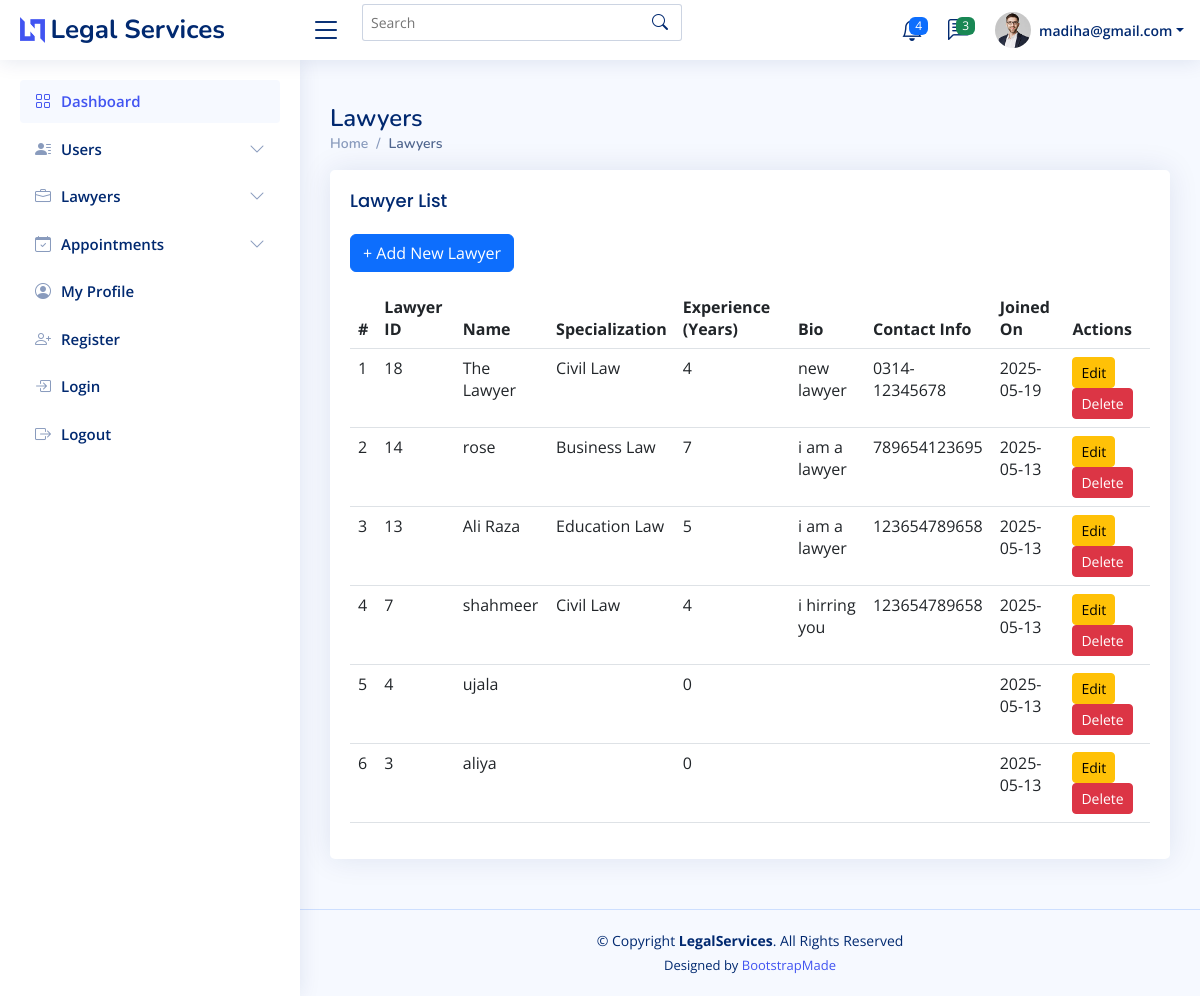
Page /admin/lawyers.php (signed in) on the earlier database version.
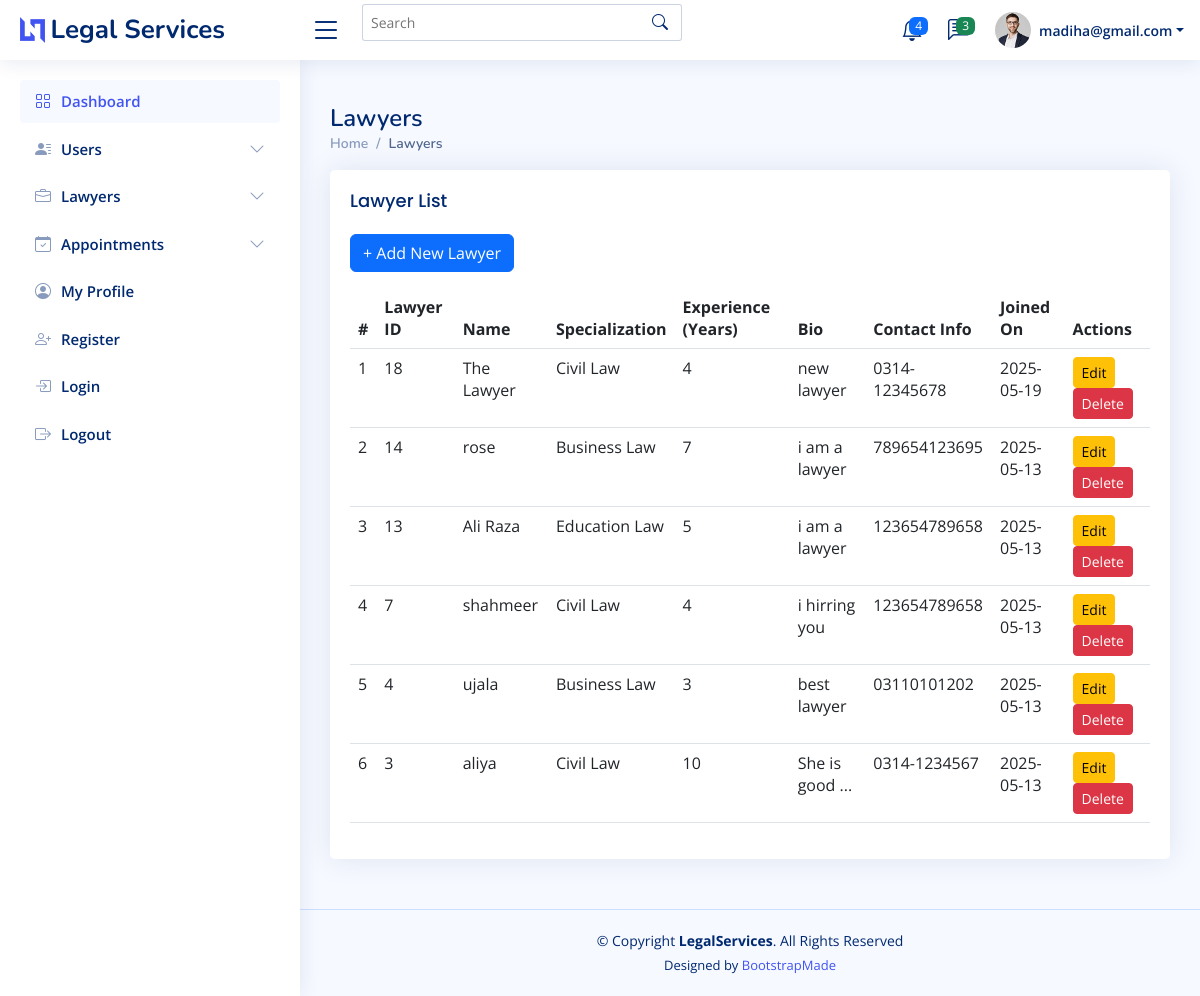
Same page on the later database version.
### tables this page shows
CREATE TABLE `lawyers_profile` (
  `lawyer_id` int(11) NOT NULL,
  `specialization_id` int(11) NOT NULL,
  `experience_years` int(11) DEFAULT NULL,
  `bio` text DEFAULT NULL,
  `contact_info` varchar(255) DEFAULT NULL,
  `linkedin` varchar(255) DEFAULT NULL,
  `facebook` varchar(255) DEFAULT NULL,
  `twitter` varchar(255) DEFAULT NULL,
  `instagram` varchar(255) DEFAULT NULL
);

CREATE TABLE `users` (
  `user_id` int(11) NOT NULL,
  `name` varchar(100) NOT NULL,
  `email` varchar(150) NOT NULL,
  `password` varchar(255) NOT NULL,
  `profile_photo` varchar(255) DEFAULT NULL,
  `user_type` enum('Customer','Lawyer','Admin') NOT NULL,
  `city_id` int(11) DEFAULT NULL,
  `created_at` timestamp NOT NULL DEFAULT current_timestamp(),
  `contact_info` varchar(255) DEFAULT NULL
);

CREATE TABLE `specializations` (
  `specialization_id` int(11) NOT NULL,
  `specialization_name` varchar(100) NOT NULL,
  `service_icon` text DEFAULT NULL,
  `description` text DEFAULT NULL
);

### admin/lawyers.php (the view)
<?php
include('inc.header.php');
$lawyers = [];
$query = "
  SELECT
    u.user_id,
    u.name,
    u.created_at,
    s.specialization_name,
    lp.experience_years,
    lp.bio,
    lp.contact_info
  FROM users u
  Left JOIN lawyers_profile lp ON u.user_id = lp.lawyer_id
  Left JOIN specializations s ON lp.specialization_id = s.specialization_id
  WHERE u.user_type = 'Lawyer'
  ORDER BY u.created_at DESC
";
$result = mysqli_query($conn, $query);
if ($result && mysqli_num_rows($result) > 0) {
  while ($row = mysqli_fetch_assoc($result)) {
    $lawyers[] = $row;
  }
}
?>
<main id="main" class="main">
  <div class="pagetitle">
    <h1>Lawyers</h1>
    <nav>
      <ol class="breadcrumb">
        <li class="breadcrumb-item"><a href="index.php">Home</a></li>
        <li class="breadcrumb-item active">Lawyers</li>
      </ol>
    </nav>
  </div>
  <section class="section">
    <div class="row">
      <div class="col-lg-12">
        <div class="card">
          <div class="card-body">
            <h5 class="card-title">Lawyer List</h5>
            <a href="lawyer.create.php" class="btn btn-primary mb-3">+ Add New Lawyer</a>
            <div class="table-responsive">
              <table class="table datatable">
                <thead>
                  <tr>
                    <th>#</th>
                    <th>Lawyer ID</th>
                    <th>Name</th>
                    <th>Specialization</th>
                    <th>Experience (Years)</th>
                    <th>Bio</th>
                    <th>Contact Info</th>
                    <th>Joined On</th>
                    <th>Actions</th>
                  </tr>
                </thead>
                <tbody>
                  <?php if (!empty($lawyers)): ?>
                    <?php foreach ($lawyers as $index => $lawyer): ?>
                      <tr>
                        <td><?= $index + 1 ?></td>
                        <td><?= (int)$lawyer['user_id'] ?></td>
                        <td><?= htmlspecialchars($lawyer['name']) ?></td>
                        <td><?= htmlspecialchars($lawyer['specialization_name']) ?></td>
                        <td><?= (int)$lawyer['experience_years'] ?></td>
                        <td><?= htmlspecialchars($lawyer['bio']) ?></td>
                        <td><?= htmlspecialchars($lawyer['contact_info']) ?></td>
                        <td><?= date('Y-m-d', strtotime($lawyer['created_at'])) ?></td>
                        <td>
                          <a href="lawyer.edit.php?id=<?= $lawyer['user_id'] ?>" class="btn btn-sm btn-warning">Edit</a>
                          <a href="lawyer.delete.php?id=<?= $lawyer['user_id'] ?>" class="btn btn-sm btn-danger"
                             onclick="return confirm('Are you sure you want to delete this lawyer?');">Delete</a>
                        </td>
                      </tr>
                    <?php endforeach; ?>
                  <?php else: ?>
                    <tr>
                      <td colspan="9" class="text-center text-muted">No lawyers found.</td>
                    </tr>
                  <?php endif; ?>
                </tbody>
              </table>
            </div>
          </div>
        </div>
      </div>
    </div>
  </section>
</main>
<?php include('inc.footer.php'); ?>

Differences in the rows shown:
no longer on this page (row edited): users: user_id "4", name "ujala", experience_years "0", created_at "2025-05-13"
no longer on this page (row edited): users: user_id "3", name "aliya", experience_years "0", created_at "2025-05-13"
added lawyers_profile: lawyer_id.user_id "4", lawyer_id.name "ujala", specialization.specialization_name "Business Law", experience_years "3", bio "best lawyer", contact_info "03110101202", lawyer_id.created_at "2025-05-13"
added lawyers_profile: lawyer_id.user_id "3", lawyer_id.name "aliya", specialization.specialization_name "Civil Law", experience_years "10", bio "She is good ...", contact_info "0314-1234567", lawyer_id.created_at "2025-05-13"
